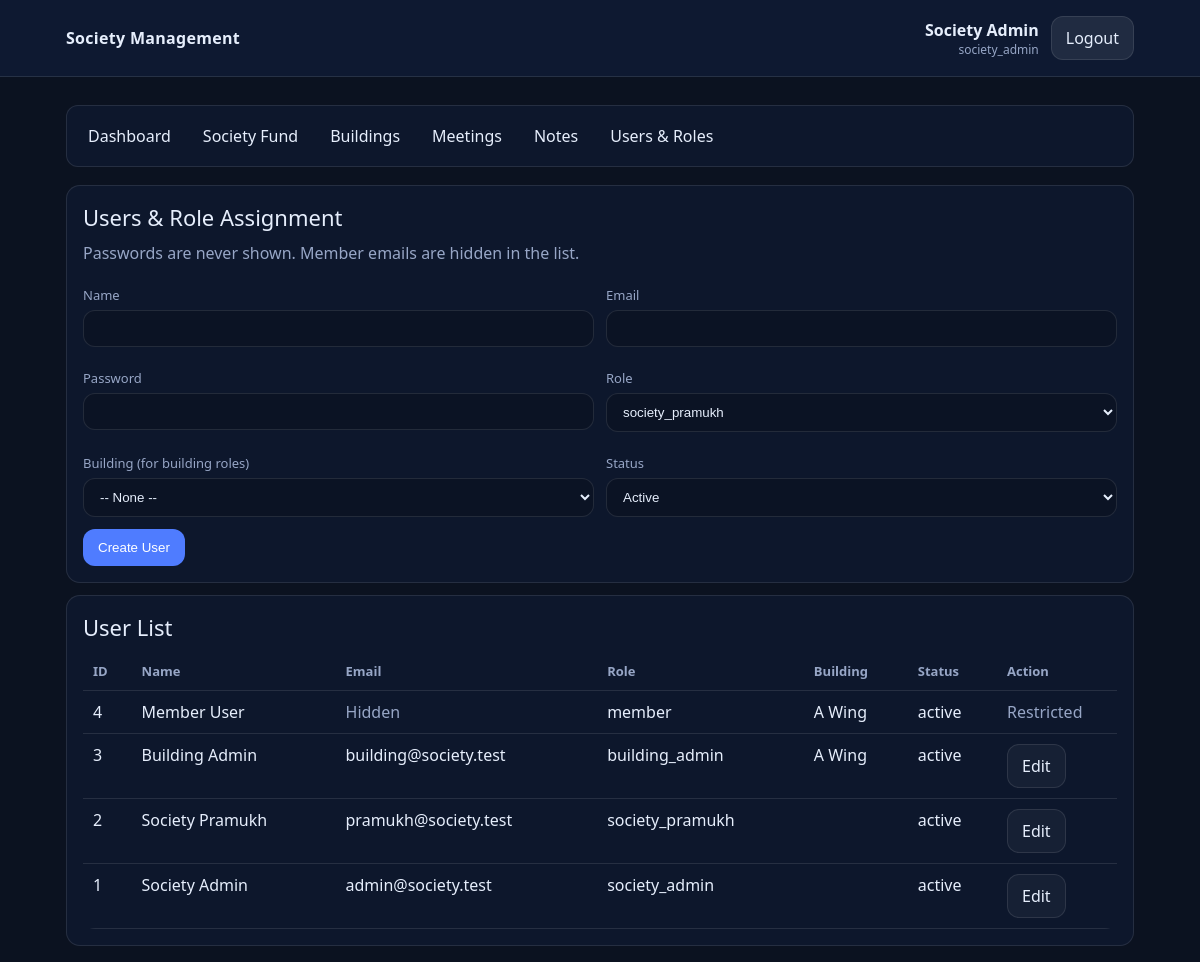
The page /backend/admin/users.php (signed in) on the database its author committed.
### tables this page shows
CREATE TABLE IF NOT EXISTS users (
  id INT UNSIGNED AUTO_INCREMENT PRIMARY KEY,
  name VARCHAR(150) NOT NULL,
  email VARCHAR(190) NOT NULL,
  password VARCHAR(255) NOT NULL,
  role ENUM('society_admin','society_pramukh','building_admin','member') NOT NULL,
  society_id INT UNSIGNED NULL,
  building_id INT UNSIGNED NULL,
  status ENUM('active','inactive') NOT NULL DEFAULT 'active',
  created_at DATETIME NOT NULL DEFAULT CURRENT_TIMESTAMP,
  last_login DATETIME NULL,
  UNIQUE KEY uq_users_email (email),
  KEY idx_users_role (role),
  KEY idx_users_society (society_id),
  KEY idx_users_building (building_id),
  KEY idx_users_last_login (last_login),
  CONSTRAINT fk_users_society FOREIGN KEY (society_id) REFERENCES society(id)
    ON UPDATE CASCADE ON DELETE SET NULL,
  CONSTRAINT fk_users_building FOREIGN KEY (building_id) REFERENCES buildings(id)
    ON UPDATE CASCADE ON DELETE SET NULL
);

CREATE TABLE IF NOT EXISTS buildings (
  id INT UNSIGNED AUTO_INCREMENT PRIMARY KEY,
  society_id INT UNSIGNED NOT NULL,
  building_name VARCHAR(150) NOT NULL,
  CONSTRAINT fk_buildings_society FOREIGN KEY (society_id) REFERENCES society(id)
    ON UPDATE CASCADE ON DELETE CASCADE
);

### backend/config/auth.php (called while the page is built, shortened)
<?php
function app_base_url(): string
{
    static $base = null;
    if ($base !== null) {
        return $base;
    }
    $scriptName = (string)($_SERVER['SCRIPT_NAME'] ?? '');
    if (str_contains($scriptName, '/backend/')) {
        $backendPos = strpos($scriptName, '/backend/');
        if ($backendPos !== false) {
            $base = substr($scriptName, 0, $backendPos);
        }
    }
    return $base ?: '';
}
function current_user(): ?array
{
    return $_SESSION['user'] ?? null;
}
function e(string $value): string
{
    return htmlspecialchars($value, ENT_QUOTES, 'UTF-8');
}

### backend/admin/users.php (the view, shortened to what this page needs)
<?php
require_once __DIR__ . '/../config/auth.php';
$societyId = require_society_scope();
$stmt = $pdo->prepare('SELECT id, building_name FROM buildings WHERE society_id = ? ORDER BY building_name ASC');
$stmt->execute([$societyId]);
$buildings = $stmt->fetchAll();
$editRow = null;
$stmt = $pdo->prepare('SELECT u.id, u.name, u.email, u.role, u.status, b.building_name
    FROM users u
    LEFT JOIN buildings b ON b.id = u.building_id
    WHERE u.society_id = ?
    ORDER BY u.id DESC');
$stmt->execute([$societyId]);
$rows = $stmt->fetchAll();
require_once __DIR__ . '/../includes/header.php';
?>
<div class="card">
    <div class="h1">Users & Role Assignment</div>
    <div class="muted">Passwords are never shown. Member emails are hidden in the list.</div>
    <?php if ($editRow): ?>
        <form method="post" action="" style="margin-top:12px;">
            <input type="hidden" name="action" value="update">
            <input type="hidden" name="id" value="<?php echo e((string)$editRow['id']); ?>">
            <div class="grid">
                <div class="col-6">
                    <label class="label">Name</label>
                    <input class="input" type="text" name="name" value="<?php echo e($editRow['name']); ?>" required>
                </div>
                <div class="col-6">
                    <label class="label">Email (read-only)</label>
                    <input class="input" type="text" value="<?php echo e($editRow['email']); ?>" disabled>
                </div>
                <div class="col-6">
                    <label class="label">Role</label>
                    <select name="role" required>
                        <?php foreach (['society_admin','society_pramukh','building_admin'] as $r): ?>
                            <option value="<?php echo e($r); ?>" <?php echo ($editRow['role'] === $r) ? 'selected' : ''; ?>><?php echo e($r); ?></option>
                        <?php endforeach; ?>
                    </select>
                </div>
                <div class="col-6">
                    <label class="label">Status</label>
                    <select name="status" required>
                        <option value="active" <?php echo ($editRow['status'] === 'active') ? 'selected' : ''; ?>>Active</option>
                        <option value="inactive" <?php echo ($editRow['status'] === 'inactive') ? 'selected' : ''; ?>>Inactive</option>
                    </select>
                </div>
                <div class="col-6">
                    <label class="label">Building (for building roles)</label>
                    <select name="building_id">
                        <option value="0">-- None --</option>
                        <?php foreach ($buildings as $b): ?>
                            <option value="<?php echo e((string)$b['id']); ?>" <?php echo ((int)$editRow['building_id'] === (int)$b['id']) ? 'selected' : ''; ?>><?php echo e($b['building_name']); ?></option>
                        <?php endforeach; ?>
                    </select>
                </div>
                <div class="col-6">
                    <label class="label">Reset Password (optional)</label>
                    <input class="input" type="password" name="new_password" placeholder="Leave blank to keep unchanged">
                </div>
                <div class="col-12" style="display:flex; gap:10px;">
                    <button class="btn btn-primary" type="submit">Save</button>
                    <a class="btn" href="users.php">Cancel</a>
                </div>
            </div>
        </form>
    <?php else: ?>
        <form method="post" action="" style="margin-top:12px;">
            <div class="grid">
                <div class="col-6">
                    <label class="label">Name</label>
                    <input class="input" type="text" name="name" value="<?php echo e($_POST['name'] ?? ''); ?>" required>
                </div>
                <div class="col-6">
                    <label class="label">Email</label>
                    <input class="input" type="email" name="email" value="<?php echo e($_POST['email'] ?? ''); ?>" required>
                </div>
                <div class="col-6">
                    <label class="label">Password</label>
                    <input class="input" type="password" name="password" required>
                </div>
                <div class="col-6">
                    <label class="label">Role</label>
                    <select name="role" required>
                        <?php foreach (['society_pramukh','building_admin'] as $r): ?>
                            <option value="<?php echo e($r); ?>" <?php echo (($_POST['role'] ?? '') === $r) ? 'selected' : ''; ?>><?php echo e($r); ?></option>
                        <?php endforeach; ?>
                    </select>
                </div>
                <div class="col-6">
                    <label class="label">Building (for building roles)</label>
                    <select name="building_id">
                        <option value="0">-- None --</option>
                    </select>
                </div>
                <div class="col-6">
                    <label class="label">Status</label>
                    <select name="status" required>
                        <option value="active">Active</option>
                    </select>
                </div>
                <div class="col-12">
                    <button class="btn btn-primary" type="submit">Create User</button>
                </div>
            </div>
        </form>
    <?php endif; ?>
</div>
<div class="card" style="margin-top:12px;">
    <div class="h1">User List</div>
    <table class="table">
        <thead>
        <tr>
            <th>ID</th>
            <th>Name</th>
            <th>Email</th>
            <th>Role</th>
            <th>Building</th>
            <th>Status</th>
            <th style="width:120px;">Action</th>
        </tr>
        </thead>
        <tbody>
        <?php foreach ($rows as $r): ?>
            <tr>
                <td><?php echo e((string)$r['id']); ?></td>
                <td><?php echo e($r['name']); ?></td>
                <td>
                    <?php if ($r['role'] === 'member'): ?>
                        <span class="muted">Hidden</span>
                    <?php else: ?>
                        <?php echo e($r['email']); ?>
                    <?php endif; ?>
                </td>
                <td><?php echo e($r['role']); ?></td>
                <td><?php echo e((string)($r['building_name'] ?? '')); ?></td>
                <td><?php echo e($r['status']); ?></td>
                <td>
                    <?php if ($r['role'] === 'member'): ?>
                        <span class="muted">Restricted</span>
                    <?php else: ?>
                        <a class="btn" href="users.php?action=edit&id=<?php echo e((string)$r['id']); ?>">Edit</a>
                    <?php endif; ?>
                </td>
            </tr>
        <?php endforeach; ?>
        </tbody>
    </table>
</div>
<?php require_once __DIR__ . '/../includes/footer.php'; ?>

### backend/includes/header.php (shortened to what this page needs)
<?php
require_once __DIR__ . '/../config/auth.php';
$user = current_user();
$role = $user['role'] ?? null;
?><!doctype html>
<html lang="en">
<head>
    <link rel="stylesheet" href="<?php echo e(app_base_url() . '/frontend/assets/css/style.css'); ?>">
</head>
<body>
<header class="topbar">
    <div class="container topbar-inner">
        <div class="brand">Society Management</div>
        <div class="topbar-right">
            <?php if ($user): ?>
                <div class="user-chip">
                    <div class="user-name"><?php echo e($user['name'] ?? ''); ?></div>
                    <div class="user-role"><?php echo e($role ?? ''); ?></div>
                </div>
                <a class="btn btn-light" href="<?php echo e(app_base_url() . '/backend/auth/logout.php'); ?>">Logout</a>
            <?php endif; ?>
        </div>
    </div>
</header>
<div class="container">
    <?php if ($user): ?>
        <nav class="nav">
            <?php if ($role === 'society_admin'): ?>
                <a href="<?php echo e(app_base_url() . '/backend/admin/dashboard.php'); ?>">Dashboard</a>
                <a href="<?php echo e(app_base_url() . '/backend/admin/society_fund.php'); ?>">Society Fund</a>
                <a href="<?php echo e(app_base_url() . '/backend/admin/buildings.php'); ?>">Buildings</a>
                <a href="<?php echo e(app_base_url() . '/backend/admin/meetings.php'); ?>">Meetings</a>
                <a href="<?php echo e(app_base_url() . '/backend/admin/notes.php'); ?>">Notes</a>
                <a href="<?php echo e(app_base_url() . '/backend/admin/users.php'); ?>">Users & Roles</a>
            <?php endif; ?>
        </nav>
    <?php endif; ?>

### backend/includes/footer.php (shortened to what this page needs)
</div>
</body>
</html>

### frontend/assets/css/style.css (style rules this page uses)
:root { --bg:#0b1220; --card:#0f1b33; --text:#e6eefc; --muted:#97a6c6; --primary:#4f7cff; --danger:#ff4d4d; --border:rgba(255,255,255,.10); --white:#ffffff; }
* { box-sizing:border-box }
body { margin:0;font-family:system-ui,-apple-system,Segoe UI,Roboto,Arial; background:#0b1220; color:var(--text) }
.container { max-width:1100px;margin:0 auto;padding:16px }
.topbar { position:sticky;top:0;background:rgba(15,27,51,.9);backdrop-filter:blur(8px);border-bottom:1px solid var(--border) }
.topbar-inner { display:flex;align-items:center;justify-content:space-between;gap:12px }
.brand { font-weight:700;letter-spacing:.3px }
.topbar-right { display:flex;align-items:center;gap:12px }
.user-chip { display:flex;flex-direction:column;align-items:flex-end }
.user-name { font-weight:600 }
.user-role { font-size:12px;color:var(--muted) }
.nav { display:flex;flex-wrap:wrap;gap:10px;margin:12px 0 18px;padding:10px;border:1px solid var(--border);border-radius:12px;background:rgba(15,27,51,.7) }
.nav a { color:var(--text);text-decoration:none;padding:8px 10px;border-radius:10px;border:1px solid transparent }
.card { border:1px solid var(--border);border-radius:14px;background:rgba(15,27,51,.7);padding:16px }
.grid { display:grid;grid-template-columns:repeat(12,1fr);gap:12px }
.col-6 { grid-column:span 6 }
.col-12 { grid-column:span 12 }
.h1 { font-size:22px;margin:0 0 10px }
.muted { color:var(--muted) }
.table { width:100%;border-collapse:collapse;overflow:hidden;border-radius:12px }
.table th,.table td { padding:10px;border-bottom:1px solid var(--border);text-align:left;vertical-align:top }
.table th { color:var(--muted);font-weight:600;font-size:13px }
.label { display:block;margin:10px 0 6px;color:var(--muted);font-size:13px }
.input,select,textarea { width:100%;padding:10px 12px;border-radius:12px;border:1px solid var(--border);background:rgba(11,18,32,.6);color:var(--text);outline:none }
.btn { display:inline-block;padding:10px 14px;border-radius:12px;border:1px solid var(--border);background:rgba(255,255,255,.04);color:var(--text);text-decoration:none;cursor:pointer }
.btn-primary { background:var(--primary);border-color:transparent;color:var(--white) }
.btn-light { background:rgba(255,255,255,.08) }

### rows shown on the page
users: name "Society Admin", role "society_admin", id "1", email "admin@society.test", status "active"
users: id "4", name "Member User", shows "Hidden", role "member", building.building_name "A Wing", status "active", shows "Restricted"
users: id "3", name "Building Admin", email "building@society.test", role "building_admin", building.building_name "A Wing", status "active"
users: id "2", name "Society Pramukh", email "pramukh@society.test", role "society_pramukh", status "active"

### other values the page prints
form field role "society_pramukh"
